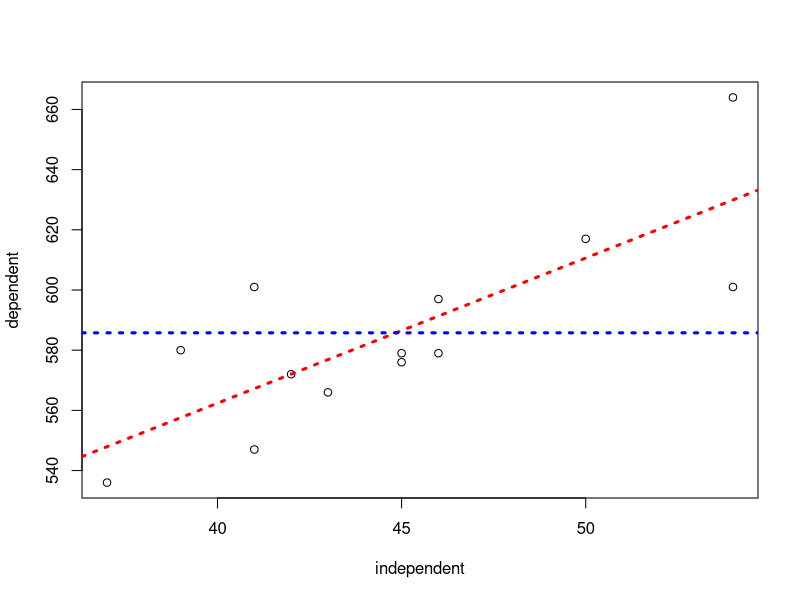

This chart was generated by the following R code:
## ---- chunk 1
knitr::opts_chunk$set(echo = TRUE)
## ---- chunk 2

independent <- c(54,46,42,50,43,41,46,39,37,45,45,41,54)
dependent <-c(601,579,572,617,566,547,597,580,536,579,576,601,664)

mean_independent <- mean(dependent)

model <-lm(dependent~independent)

plot(independent, dependent)
abline(model, col='red', lwd=3, lty=3)
abline(h=mean_independent, col='blue', lwd=3, lty=3)

## ---- chunk 3
predictions <- predict(model)
mean_predictions <-mean(predictions)

summary(model)
anova(model)

ss_residuals <- sum(model$residuals^2)
ss_predictions <- sum((predictions - mean_predictions)^2)
ss_total <- sum((dependent - mean_independent)^2)

txt1 <- sprintf('ss total: %.2f', ss_total)
txt2 <- sprintf('ss predictions: %.2f', ss_predictions)
txt3 <- sprintf('ss residuals: %.2f', ss_residuals)

print(txt1)
print(txt2)
print(txt3)
## ---- chunk 4

nominator <- (ss_total-ss_residuals)/1
denominator <- ss_residuals/model$df.residual

f = nominator / denominator
print(nominator)
print(denominator)
print(f)



